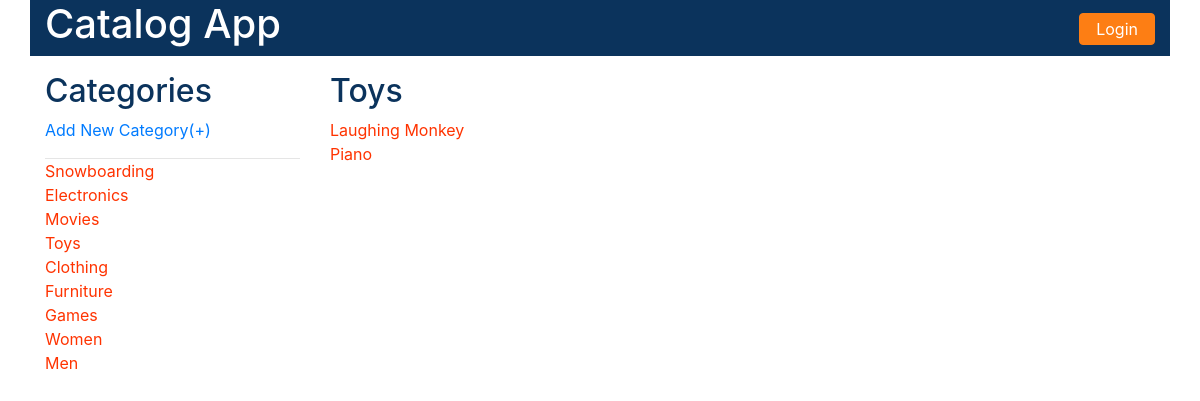
/catalog/Toys/items/, run on the app's committed database.
### models.py (models this page shows, shortened)
class Category(Base):
    __tablename__ = 'category'
    id = Column(Integer, primary_key=True)
    name = Column(String(250))
    user_id = Column(Integer, ForeignKey('user.id'))
    user = relationship(User)

class Item(Base):
    __tablename__ = 'item'
    id = Column(Integer, primary_key=True)
    name = Column(String(250))
    description = Column(String(1500))
    category_id = Column(Integer, ForeignKey('category.id'))
    user_id = Column(Integer, ForeignKey('user.id'))
    category = relationship(Category)
    user = relationship(User)

### catalogViews.py (the view)
@app.route('/catalog/<category_name>/')
@app.route('/catalog/<category_name>/items/')
def show_category_items(category_name):
    try:
        category = session.query(Category).filter_by(
            name=category_name).first()
        categories = session.query(Category).all()
        if category is not None:
            items = session.query(Item).filter_by(category_id=category.id)
            if 'username' not in login_session:
                return render_template('public_category.html',
                                       category=category, items=items,
                                       categories=categories)
            else:
                return render_template('category.html',
                                       category=category, items=items,
                                       categories=categories)
        else:
            return "No Items to display"
    except:
        print("""show_category_items:
         Exception communicating with the database.""")

### templates/public_category.html (shortened to what this page needs)
<!DOCTYPE html>
<html lang="en">
<head>
    <link rel="stylesheet" href="{{ url_for('static', filename='css/bootstrap.css') }}">
    <link rel="stylesheet" href="{{ url_for('static', filename='css/style.css') }}">
</head>
<body>
<main class="container">
    <header class="row">
        <h1 class="col-md-4 text-left"><a href="{{url_for('show_categories')}}" style="color:white">Catalog App</a></h1>
        <div class="col-md-6"></div>
        <div class="col-md-2 text-right">
            {% if not session['username'] %}
            <form method="GET" action="{{url_for('showLogin')}}">
                <button type="submit" class="text-center btn btn-default login">Login</button>
            </form>
            {% endif %}
        </div>
    </header>
    <section class="row vdivide">
        <sidebar class="col-md-3">
            <h2>Categories</h2>
            <form action="#" method="POST">
                <a href="{{url_for('add_category')}}">Add New Category(+)</a>
                <hr/>
                <ul class="text-left">
                    {% for category in categories %}
                    <li>
                        <a
                                href="{{url_for('show_category_items', category_name = category.name)}}"><span
                                class="item-category">{{category.name}}</span>
                        </a>
                    </li>
                    {% endfor %}
                </ul>
            </form>
        </sidebar>
        <section class="col-md-9 items">
            <h2>{{category.name}}</h2>
            <ul class="text-left">
                {% for item in items %}
                <li>
                    <a href="{{url_for('show_item', category_name = category.name, item_name = item.name)}}"><span
                            class="item-category">{{item.name}}</span></a>
                </li>
                {% endfor %}
            </ul>
        </section>
    </section>
</main>
</body>
</html>

### static/css/style.css (style rules this page uses)
.item-category { color: #ff3300; }
h2 { color: #0b335c; }
hr { margin: 1em 0 0 0; }
section { margin-top: 1em; }
section.items { margin-top: 0; }
header { background-color: #0b335c; }
ul { list-style: none; padding-left: 0px; }
.login { background-color: #fd7e14; border-color: #fd7e14; margin: 0.8em 0 0.5em 0; padding: 0.2em 1em 0.2em 1em; color: white; }

### data on the page
Category: name "Snowboarding"
Category: name "Electronics"
Category: name "Movies"
Category: name "Toys"
Category: name "Clothing"
Category: name "Furniture"
Category: name "Games"
Category: name "Women"
Category: name "Men"
Item: name "Laughing Monkey"
Item: name "Piano"
